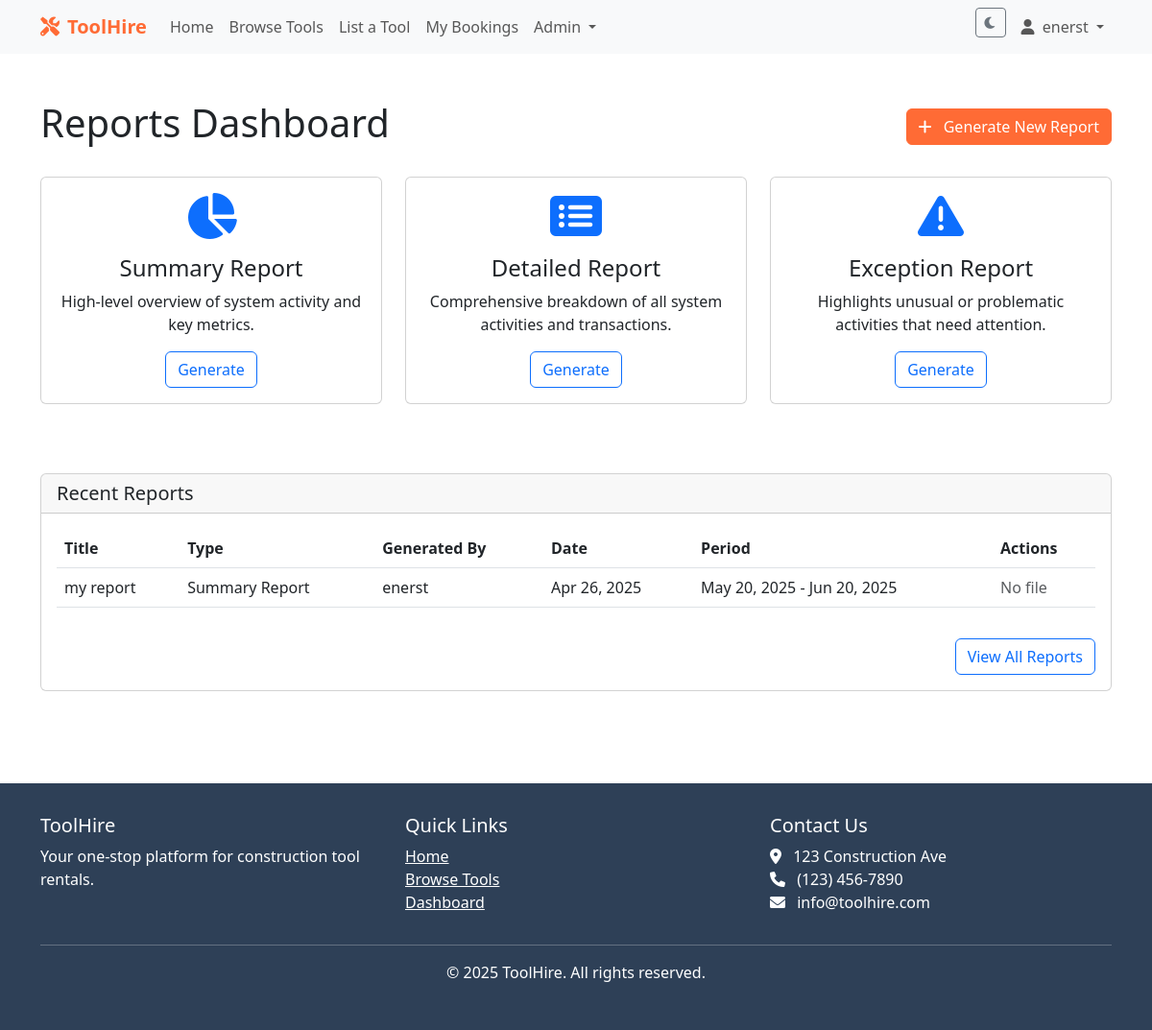
The page /reports/ (signed in) on the database its author committed.
### accounts/models.py (models this page shows, shortened)
class CustomUser(AbstractUser):
    phone_number = models.CharField(max_length=15, blank=True)
    address = models.TextField(blank=True)
    is_tool_owner = models.BooleanField(default=False)
    profile_picture = models.ImageField(upload_to='profile_pics/', blank=True, null=True)
    dark_mode = models.BooleanField(default=False)

### reports/models.py (models this page shows, shortened)
class Report(models.Model):
    REPORT_TYPES = (
        ('summary', 'Summary Report'),
        ('detailed', 'Detailed Report'),
        ('exception', 'Exception Report'),
    )
    title = models.CharField(max_length=200)
    report_type = models.CharField(max_length=10, choices=REPORT_TYPES)
    generated_by = models.ForeignKey(CustomUser, on_delete=models.SET_NULL, null=True, related_name='reports')
    generated_at = models.DateTimeField(default=timezone.now)
    start_date = models.DateField()
    end_date = models.DateField()
    file = models.FileField(upload_to='reports/', null=True, blank=True)

### reports/views.py (the view)
# urls.py: path('', views.report_dashboard, name='report_dashboard'),
@login_required
@user_passes_test(is_admin)
def report_dashboard(request):
    recent_reports = Report.objects.order_by('-generated_at')[:5]
    context = {
        'recent_reports': recent_reports,
    }
    return render(request, 'reports/dashboard.html', context)

### reports/views.py (called while the page is built)
def is_admin(user):
    return user.is_staff or user.is_superuser

### templates/reports/dashboard.html (shortened to what this page needs)
{% extends 'base.html' %}
{% block content %}
<div class="container py-5">
    <div class="d-flex justify-content-between align-items-center mb-4">
        <h1>Reports Dashboard</h1>
        <a href="{% url 'generate_report' %}" class="btn btn-primary">
            <i class="fas fa-plus me-2"></i> Generate New Report
        </a>
    </div>
    <div class="row mb-5">
        <div class="col-md-4 mb-4">
            <div class="card h-100">
                <div class="card-body text-center">
                    <i class="fas fa-chart-pie fa-3x text-primary mb-3"></i>
                    <h4>Summary Report</h4>
                    <p>High-level overview of system activity and key metrics.</p>
                    <a href="{% url 'generate_report' %}?type=summary" class="btn btn-outline-primary">Generate</a>
                </div>
            </div>
        </div>
        <div class="col-md-4 mb-4">
            <div class="card h-100">
                <div class="card-body text-center">
                    <i class="fas fa-list-alt fa-3x text-primary mb-3"></i>
                    <h4>Detailed Report</h4>
                    <p>Comprehensive breakdown of all system activities and transactions.</p>
                    <a href="{% url 'generate_report' %}?type=detailed" class="btn btn-outline-primary">Generate</a>
                </div>
            </div>
        </div>
        <div class="col-md-4 mb-4">
            <div class="card h-100">
                <div class="card-body text-center">
                    <i class="fas fa-exclamation-triangle fa-3x text-primary mb-3"></i>
                    <h4>Exception Report</h4>
                    <p>Highlights unusual or problematic activities that need attention.</p>
                    <a href="{% url 'generate_report' %}?type=exception" class="btn btn-outline-primary">Generate</a>
                </div>
            </div>
        </div>
    </div>
    <div class="card">
        <div class="card-header">
            <h5 class="mb-0">Recent Reports</h5>
        </div>
        <div class="card-body">
            {% if recent_reports %}
                <div class="table-responsive">
                    <table class="table table-hover">
                        <thead>
                            <tr>
                                <th>Title</th>
                                <th>Type</th>
                                <th>Generated By</th>
                                <th>Date</th>
                                <th>Period</th>
                                <th>Actions</th>
                            </tr>
                        </thead>
                        <tbody>
                            {% for report in recent_reports %}
                                <tr>
                                    <td>{{ report.title }}</td>
                                    <td>{{ report.get_report_type_display }}</td>
                                    <td>{{ report.generated_by.username }}</td>
                                    <td>{{ report.generated_at|date:"M d, Y" }}</td>
                                    <td>{{ report.start_date|date:"M d, Y" }} - {{ report.end_date|date:"M d, Y" }}</td>
                                    <td>
                                        {% if report.file %}
                                            <a href="{{ report.file.url }}" class="btn btn-sm btn-primary">
                                                <i class="fas fa-download me-1"></i> Download
                                            </a>
                                        {% else %}
                                            <span class="text-muted">No file</span>
                                        {% endif %}
                                    </td>
                                </tr>
                            {% endfor %}
                        </tbody>
                    </table>
                </div>
                <div class="text-end mt-3">
                    <a href="{% url 'report_list' %}" class="btn btn-outline-primary">View All Reports</a>
                </div>
            {% else %}
                <p class="text-center">No reports have been generated yet.</p>
            {% endif %}
        </div>
    </div>
</div>
{% endblock %}

### templates/base.html (shortened to what this page needs)
<!DOCTYPE html>
<html lang="en">
<head>
    <link href="https://cdn.jsdelivr.net/npm/bootstrap-icons@1.10.5/font/bootstrap-icons.css" rel="stylesheet">
    <link href="https://cdn.jsdelivr.net/npm/bootstrap@5.3.0-alpha1/dist/css/bootstrap.min.css" rel="stylesheet">
    <link rel="stylesheet" href="https://cdnjs.cloudflare.com/ajax/libs/font-awesome/6.0.0/css/all.min.css">
</head>
<body class="{% if user.is_authenticated and user.dark_mode %}dark-mode{% endif %}">
    <nav class="navbar navbar-expand-lg navbar-light bg-light">
        <div class="container">
            <a class="navbar-brand" href="{% url 'home' %}">
                <i class="fas fa-tools me-2"></i>ToolHire
            </a>
            <div class="collapse navbar-collapse" id="navbarNav">
                <ul class="navbar-nav me-auto">
                    <li class="nav-item">
                        <a class="nav-link" href="{% url 'home' %}">Home</a>
                    </li>
                    <li class="nav-item">
                        <a class="nav-link" href="{% url 'tools:tool_list' %}">Browse Tools</a>
                    </li>
                    {% if user.is_authenticated %}
                        <li class="nav-item">
                            <a class="nav-link" href="{% url 'tools:create_tool' %}">List a Tool</a>
                        </li>
                        <li class="nav-item">
                            <a class="nav-link" href="{% url 'booking_list' %}">My Bookings</a>
                        </li>
                    {% endif %}
                    {% if user.is_staff %}
                        <li class="nav-item dropdown">
                            <a class="nav-link dropdown-toggle" href="#" id="adminDropdown" role="button" data-bs-toggle="dropdown">
                                Admin
                            </a>
                        </li>
                    {% endif %}
                </ul>
                <ul class="navbar-nav">
                    <li class="nav-item">
                        <button id="darkModeToggle" class="btn btn-sm btn-outline-secondary me-2">
                            <i class="fas fa-moon"></i>
                        </button>
                    </li>
                    {% if user.is_authenticated %}
                        <li class="nav-item dropdown">
                            <a class="nav-link dropdown-toggle" href="#" id="userDropdown" role="button" data-bs-toggle="dropdown">
                                <i class="fas fa-user me-1"></i> {{ user.username }}
                            </a>
                        </li>
                    {% endif %}
                </ul>
            </div>
        </div>
    </nav>
    {% block content %}{% endblock %}
    <footer class="footer">
        <div class="container">
            <div class="row">
                <div class="col-md-4">
                    <h5>ToolHire</h5>
                    <p>Your one-stop platform for construction tool rentals.</p>
                </div>
                <div class="col-md-4">
                    <h5>Quick Links</h5>
                    <ul class="list-unstyled">
                        <li><a href="{% url 'home' %}" class="text-white">Home</a></li>
                        <li><a href="{% url 'tools:tool_list' %}" class="text-white">Browse Tools</a></li>
                        {% if user.is_authenticated %}
                            <li><a href="{% url 'accounts:dashboard' %}" class="text-white">Dashboard</a></li>
                        {% else %}
                            <li><a href="{% url 'accounts:login' %}" class="text-white">Login</a></li>
                            <li><a href="{% url 'accounts:register' %}" class="text-white">Sign Up</a></li>
                        {% endif %}
                    </ul>
                </div>
                <div class="col-md-4">
                    <h5>Contact Us</h5>
                    <address>
                        <i class="fas fa-map-marker-alt me-2"></i> 123 Construction Ave<br>
                        <i class="fas fa-phone me-2"></i> (123) 456-7890<br>
                        <i class="fas fa-envelope me-2"></i> info@toolhire.com
                    </address>
                </div>
            </div>
            <hr class="bg-light">
            <div class="text-center">
                <p>&copy; {% now "Y" %} ToolHire. All rights reserved.</p>
            </div>
        </div>
    </footer>
</body>
</html>

### templates/base.html (style rules this page uses)
:root { --primary-color: #ff6b35; --secondary-color: #2e4057; --light-color: #f8f9fa; --dark-color: #212529; }
.btn-primary { background-color: var(--primary-color); border-color: var(--primary-color); }
.navbar-brand { font-weight: bold; color: var(--primary-color) !important; }
.footer { background-color: var(--secondary-color); color: white; padding: 2rem 0; margin-top: 3rem; }

### rows shown on the page
CustomUser: username "enerst"
Report: title "my report", report_type "Summary Report", generated_by.username "enerst", generated_at "Apr 26, 2025", start_date "May 20, 2025", end_date "Jun 20, 2025", file "No file"
